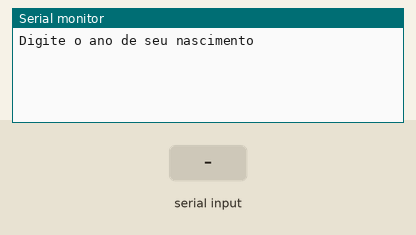
This sketch was run on a simulated Arduino Uno, built with avr-gcc and run on an emulated ATmega328P. Shown: the last lines printed to the serial monitor. The test bench sets the inputs (shaded band).

Above: at 1.2 s.
1.3 s: "90,45\n" received over Serial
At 2.1 s:
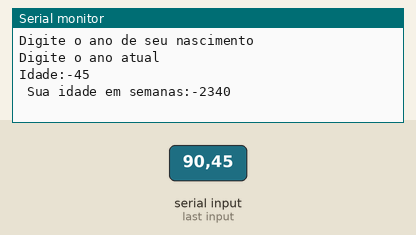
2.8 s: "30,150\n" received over Serial
At 4.6 s:
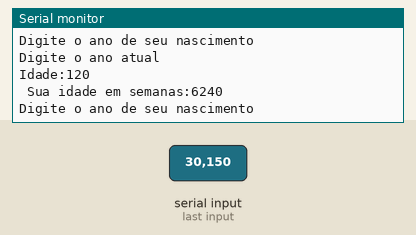

The sketch:

lpmb_exerc_cio_21.ino
```cpp
/* Faça um programa que receba o ano de nascimento de uma pessoa e
o ano atual. Calcule e imprima:
a. A idade dessa pessoa
b. Essa idade convertida em semana
*/
//Declaração de variáveis
int anoDeNascimento = 0;
int anoAtual = 0;
int idade = 0;
int idadeSemana = 0;


void setup()
{
  Serial.begin(9600);
}

void loop()
{
//Entrada
  Serial.println ("Digite o ano de seu nascimento");
  while( !Serial.available() );
  anoDeNascimento = Serial.parseInt();

  Serial.println ("Digite o ano atual");
  while( !Serial.available() );
  anoAtual = Serial.parseInt();

//Processamento

 idade = anoAtual - anoDeNascimento;
 idadeSemana = idade * 52;


//Saída
  Serial.println ();
  Serial.println ( "Idade:" + String(idade));
  Serial.println ( " Sua idade em semanas:" + String(idadeSemana));
  Serial.println ();

  delay(1000);
}
```

Measured:
- after the input at 1.3 s, the serial monitor: prints a new line at once (image 1)
- after the input at 2.8 s, the serial monitor: prints a new line at once (image 2)
